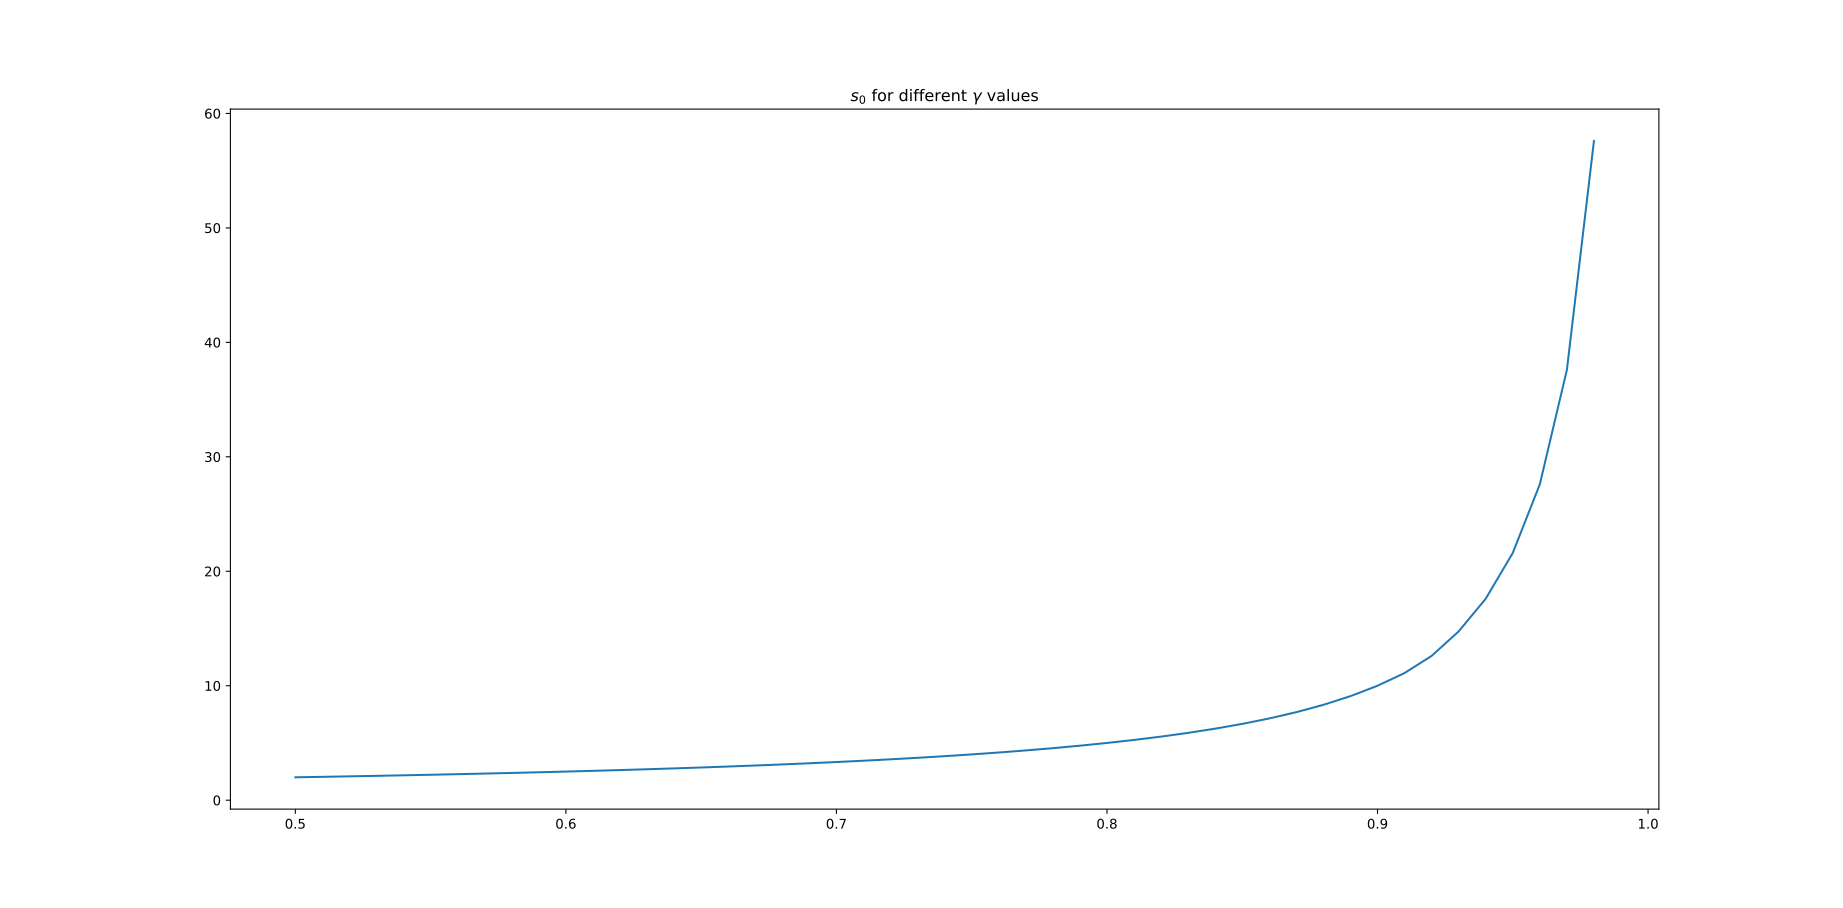

Write the Python code that produced this figure.
from valueIteration import valueIteration
import matplotlib.pyplot as plt
from enum import IntEnum
import numpy as np

GAMMA = 0.75


class Action(IntEnum):
    LEFT = 0
    RIGHT = 1
    COUNT = 2


class States:
    START = 4
    COUNT = 5


class Prob:
    SUCESS = 1
    FAIL = 0


def construct_model():
    tau = np.ones((States.COUNT, Action.COUNT, States.COUNT)) * Prob.FAIL
    leftables = np.arange(4) + 1
    rightables = leftables - 1
    tau[leftables, Action.LEFT, leftables - 1] = Prob.SUCESS
    tau[rightables, Action.RIGHT, rightables + 1] = Prob.SUCESS
    tau[0, Action.LEFT, States.START] = Prob.SUCESS
    tau[-1, Action.RIGHT, States.START] = Prob.SUCESS

    rho = np.zeros((States.COUNT, Action.COUNT))
    rho[0, Action.LEFT] = 6
    rho[-1, Action.RIGHT] = 1
    return tau, rho


def run_val_iter(tau, rho, gamma=GAMMA):
    # V = valueIteration(States.COUNT, Action.COUNT,
    #                    tau, rho, gamma)
    # print('Converged V:')
    # print(V)
    plt.subplots(3, 1)
    plt.suptitle('Value Iteration -- Patience, dear')
    for i, gamma in enumerate([0.5, 0.75, 0.85]):
        plt.subplot(3, 1, i+1)
        V = valueIteration(States.COUNT, Action.COUNT, tau, rho, gamma)
        print('V for gamma = %f:' % gamma)
        print(V)
        plt.imshow(V.reshape((1, -1)), cmap='hot')
        plt.title(r'$\gamma = %f$' % gamma)
        plt.axis('off')


def plot_graph(tau, rho):
    gammas = np.arange(0.5, 0.99, 0.01)
    V = np.zeros(gammas.shape)
    for i, gamma in enumerate(gammas):
        V[i] = valueIteration(States.COUNT, Action.COUNT, tau, rho, gamma)[-1]
    plt.figure()
    plt.plot(gammas, V)
    plt.title(r'$s_0$ for different $\gamma$ values')

def main():
    tau, rho = construct_model()
    run_val_iter(tau, rho)
    plot_graph(tau, rho)
    plt.show()


if __name__ == '__main__':
    main()
